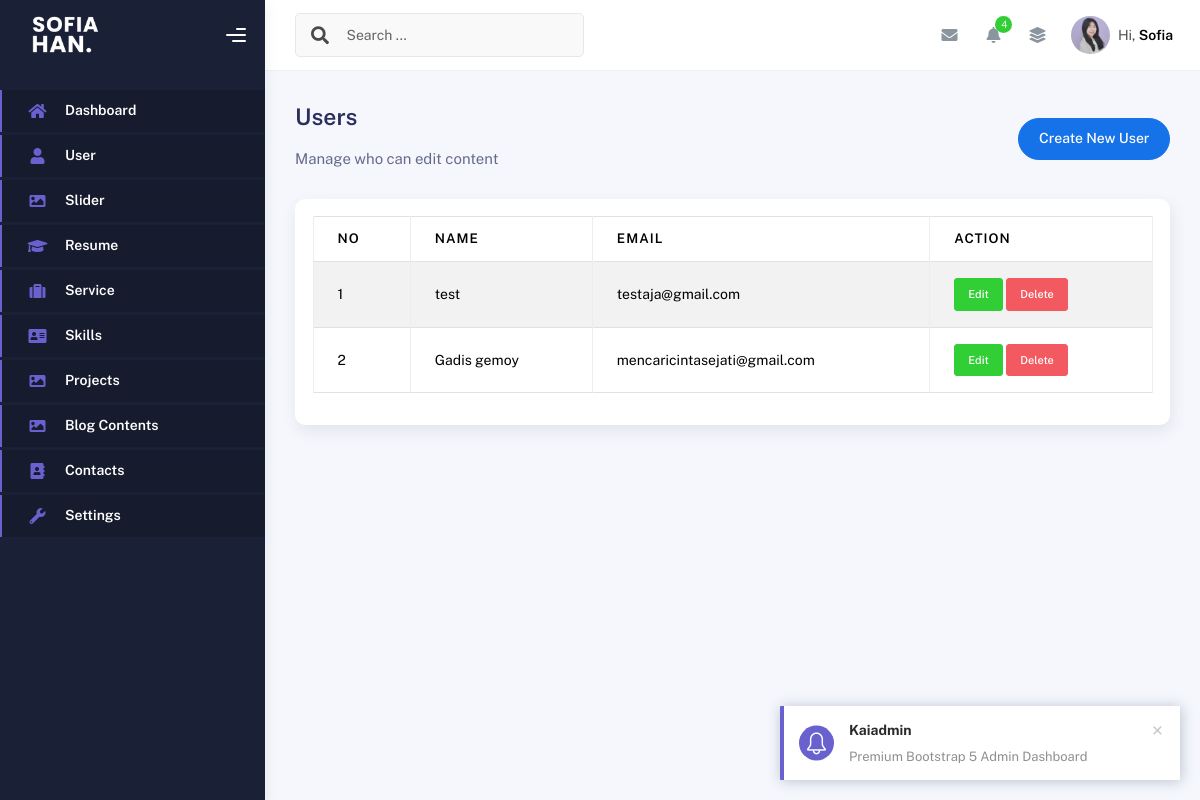
Screenshot of /user.php with the database file from the repository.
### tables this page shows
CREATE TABLE `users` (
  `id` int(9) NOT NULL,
  `name` varchar(50) DEFAULT NULL,
  `email` varchar(50) DEFAULT NULL,
  `password` varchar(255) DEFAULT NULL
);

### user.php (the view, shortened to what this page needs)
<?php
include "config/koneksi.php";
$query = mysqli_query($conn, "SELECT * FROM users ORDER BY id DESC");
$rows = mysqli_fetch_all($query, MYSQLI_ASSOC);
?>
<!DOCTYPE html>
<html lang="en">
<head>
    <?php
    include "inc/css.php";
    ?>
</head>
<body>
    <div class="wrapper">
        <?php
        include "inc/sidebar.php";
        ?>
        <div class="main-panel">
            <div class="main-header">
                <?php
                include "inc/navbar.php";
                ?>
            </div>
            <div class="container">
                <div class="page-inner">
                    <div class="d-flex align-items-left align-items-md-center flex-column flex-md-row pt-2 pb-4">
                        <div>
                            <h3 class="fw-bold mb-3">Users</h3>
                            <h6 class="op-7 mb-2">Manage who can edit content</h6>
                        </div>
                        <div class="ms-md-auto py-2 py-md-0">
                            <a href="create-user.php" class="btn btn-primary btn-round">Create New User</a>
                        </div>
                    </div>
                    <div class="row">
                        <div class="col-sm-6 col-md-12">
                            <div class="card">
                                <div class="card-body">
                                    <table class="table table-bordered table-striped">
                                        <thead>
                                            <tr>
                                                <th>No</th>
                                                <th>Name</th>
                                                <th>Email</th>
                                                <th>Action</th>
                                            </tr>
                                        </thead>
                                        <tbody>
                                            <?php foreach ($rows as $index => $row): ?>
                                            <tr>
                                                <td><?php echo $index += 1 ?></td>
                                                <td><?php echo $row['name'] ?></td>
                                                <td><?php echo $row['email'] ?></td>
                                                <td>
                                                    <a class="btn btn-success btn-sm"
                                                        href="create-user.php?edit=<?php echo $row['id'] ?>">Edit</a>
                                                    <a onclick="return confirm('Are you sure wanna delete this data?')"
                                                        class=" btn btn-danger btn-sm"
                                                        href="user.php?delete=<?php echo $row['id'] ?>">Delete</a>
                                                </td>
                                            </tr>
                                            <?php endforeach ?>
                                        </tbody>
                                    </table>
                                </div>
                            </div>
                        </div>
                    </div>
                </div>
            </div>
</body>
</html>

### rows the page displays
users: index "1", name "test", email "testaja@gmail.com"
users: index "2", name "Gadis gemoy", email "mencaricintasejati@gmail.com"
